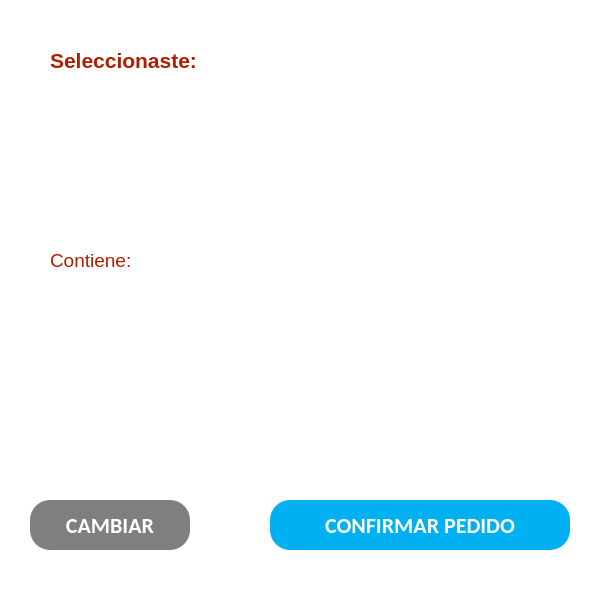
<?xml version="1.0" encoding="UTF-8"?>
<ui version="4.0">
 <class>Dialog</class>
 <widget class="QDialog" name="Dialog">
  <property name="geometry">
   <rect>
    <x>0</x>
    <y>0</y>
    <width>600</width>
    <height>600</height>
   </rect>
  </property>
  <property name="sizePolicy">
   <sizepolicy hsizetype="Expanding" vsizetype="Expanding">
    <horstretch>0</horstretch>
    <verstretch>0</verstretch>
   </sizepolicy>
  </property>
  <property name="windowTitle">
   <string>Dialog</string>
  </property>
  <property name="autoFillBackground">
   <bool>false</bool>
  </property>
  <property name="styleSheet">
   <string notr="true">QDialog {
    background-color: rgba(255, 255, 255, 180); /* Transparencia del 14% */
    border-radius: 20px; /* Ajusta el valor del radius */

}</string>
  </property>
  <property name="sizeGripEnabled">
   <bool>false</bool>
  </property>
  <property name="modal">
   <bool>true</bool>
  </property>
  <widget class="QLabel" name="jBebida">
   <property name="geometry">
    <rect>
     <x>50</x>
     <y>20</y>
     <width>500</width>
     <height>80</height>
    </rect>
   </property>
   <property name="styleSheet">
    <string notr="true">QLabel {
    font-family: &quot;Calibri&quot;;         /* Fuente Calibri */
    font-size: 16pt;                /* Tamaño de 20pt */
    color: #AC1F01;                 /* Color rojo oscuro especificado */
    font-weight: bold;            /* Normal, ajusta a bold si necesitas */
    text-align: left;               /* Alineación izquierda, cámbialo a center si es necesario */
	background: none;

}
</string>
   </property>
   <property name="text">
    <string>Seleccionaste: </string>
   </property>
  </widget>
  <widget class="QLabel" name="jContenido">
   <property name="geometry">
    <rect>
     <x>50</x>
     <y>220</y>
     <width>500</width>
     <height>80</height>
    </rect>
   </property>
   <property name="styleSheet">
    <string notr="true">QLabel {
    font-family: &quot;Calibri&quot;;         /* Fuente Calibri */
    font-size: 14pt;                /* Tamaño de 20pt */
    color: #AC1F01;                 /* Color rojo oscuro especificado */       
    text-align: left;               /* Alineación izquierda, cámbialo a center si es necesario */
	background: none;

}
</string>
   </property>
   <property name="inputMethodHints">
    <set>Qt::ImhNone</set>
   </property>
   <property name="text">
    <string>Contiene:</string>
   </property>
  </widget>
  <widget class="QPushButton" name="jCambiar">
   <property name="geometry">
    <rect>
     <x>30</x>
     <y>500</y>
     <width>160</width>
     <height>50</height>
    </rect>
   </property>
   <property name="styleSheet">
    <string notr="true">QPushButton {
    background-color: #7F7F7F;
    color: white;                /* Texto blanco */
    font-family: Calibri;         /* Fuente Calibri */
    font-size: 22px;              /* Tamaño de la fuente */
    font-weight: bold;  
    border-radius: 20px;          /* Bordes redondeados */
    padding: 10px 20px;           /* Espaciado interno para agrandar el botón */
}

QPushButton:hover {
   background-color: #696969;     /* Color de fondo al pasar el mouse */
}</string>
   </property>
   <property name="text">
    <string>CAMBIAR</string>
   </property>
  </widget>
  <widget class="QPushButton" name="jConfirmar">
   <property name="geometry">
    <rect>
     <x>270</x>
     <y>500</y>
     <width>300</width>
     <height>50</height>
    </rect>
   </property>
   <property name="styleSheet">
    <string notr="true">QPushButton {
    background-color: #00B0F0;
    color: white;                /* Texto blanco */
    font-family: Calibri;         /* Fuente Calibri */
    font-size: 22px;              /* Tamaño de la fuente */
    font-weight: bold;  
    border-radius: 20px;          /* Bordes redondeados */
    padding: 10px 20px;           /* Espaciado interno para agrandar el botón */
}

QPushButton:hover {
   background-color: #008EC0;     /* Color de fondo al pasar el mouse */
}</string>
   </property>
   <property name="text">
    <string>CONFIRMAR PEDIDO</string>
   </property>
  </widget>
 </widget>
 <resources/>
 <connections/>
</ui>
